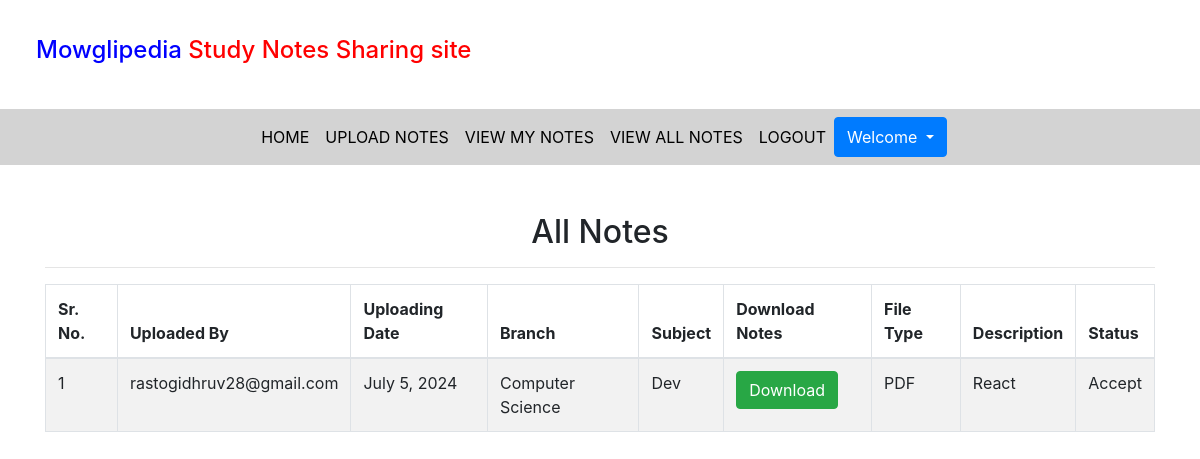
Page /viewallnotes (signed in) on the earlier database version.
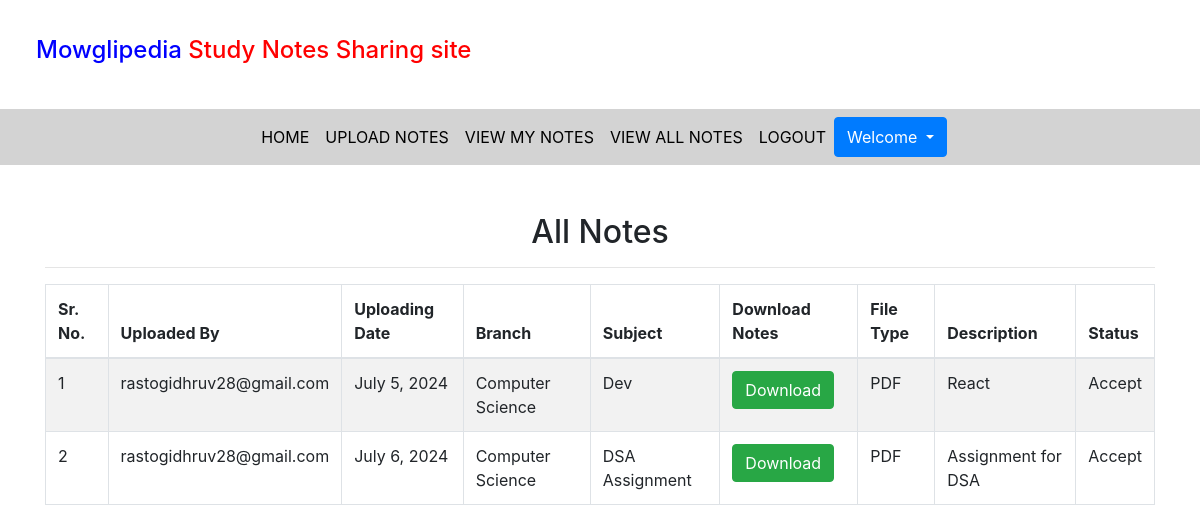
Same page on the later database version.
### notes/models.py (models this page shows, shortened)
class Notes(models.Model):
    user = models.ForeignKey(User,on_delete=models.CASCADE)
    uploadingdate = models.DateField(default=date.today())
    branch = models.CharField(max_length=30)
    subject = models.CharField(max_length=30)
    notesfile = models.FileField(null=True)
    filetype = models.CharField(max_length=30,null=True)
    description = models.CharField(max_length=200)
    status = models.CharField(max_length=15)

### notes/views.py (the view)
# urls.py: path('viewallnotes', viewallnotes, name='viewallnotes')
def viewallnotes(request):
    if not request.user.is_authenticated:
        return redirect('login')
    notes = Notes.objects.filter(status='Accept')
    d = {'notes': notes,}
    return render(request, 'viewallnotes.html', d)

### notes/templates/viewallnotes.html (shortened to what this page needs)
{% extends 'user_nav.html' %}
{% load static %}
{% block body %}
<link rel="stylesheet" href="https://cdn.datatables.net/2.0.8/css/dataTables.bootstrap4.css">
<div class="container mt-5">
    <h2 class="text-center">All Notes</h2>
    <hr>
    <div class="table-responsive">
        <table class="table table-bordered table-striped" id="example">
            <thead>
                <tr>
                    <th>Sr. No.</th>
                    <th>Uploaded By</th>
                    <th>Uploading Date</th>
                    <th>Branch</th>
                    <th>Subject</th>
                    <th>Download Notes</th>
                    <th>File Type</th>
                    <th>Description</th>
                    <th>Status</th>
                </tr>
            </thead>
            <tbody>
                {% for note in notes %}
                <tr>
                    <td>{{ forloop.counter }}</td>
                    <td>{{ note.user.username }}</td>
                    <td>{{ note.uploadingdate }}</td>
                    <td>{{ note.branch }}</td>
                    <td>{{ note.subject }}</td>
                    <td><a href="{{ note.notesfile.url }}" class="btn btn-success" download>Download</a></td>
                    <td>{{ note.filetype }}</td>
                    <td>{{ note.description }}</td>
                    <td>{{ note.status }}</td>
                </tr>
                {% endfor %}
            </tbody>
        </table>
    </div>
</div>
{% endblock %}

Differences in the rows shown:
added Notes: user.username "rastogidhruv28@gmail.com", uploadingdate "July 6, 2024", branch "Computer Science", subject "DSA Assignment", filetype "PDF", description "Assignment for DSA", status "Accept"
